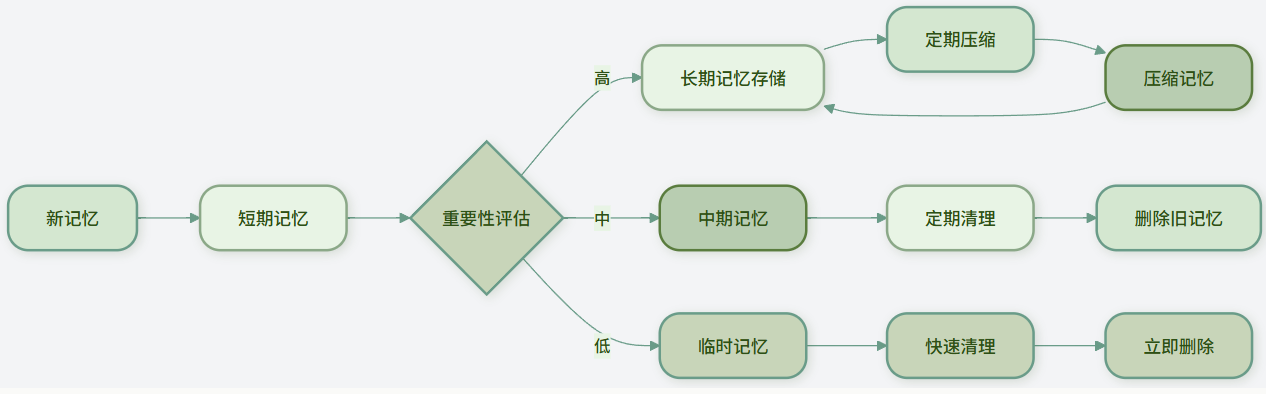
#> input picture Agent/Agent_files/image.png, 1266 x 394 px, given in place of image.jpg, which was not available
$ jupyter execute --allow-errors dip.ipynb   (older library calls are emulated)   (text cells are left out)
#> lines starting #> are read from the running program, lines starting #| are printed output that depends on the picture; pictures that were not available may be replaced by others from this repository, and a replacement may not be noted
[cell 1]
# 使用示例：
## 1. 计算水平和垂直梯度

import cv2
import numpy as np

# 读取图像并转为灰度图
image = cv2.imread("image.jpg", cv2.IMREAD_GRAYSCALE)
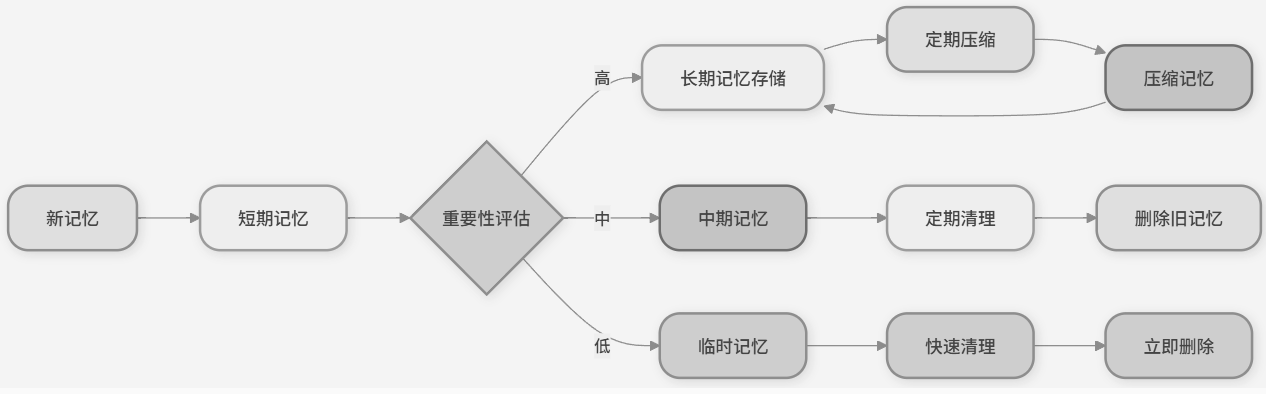
#> image: shape (394, 1266); min 68, max 250, mean 232.8

# 计算 x 和 y 方向的梯度
sobel_x = cv2.Sobel(image, cv2.CV_64F, 1, 0, ksize=3)
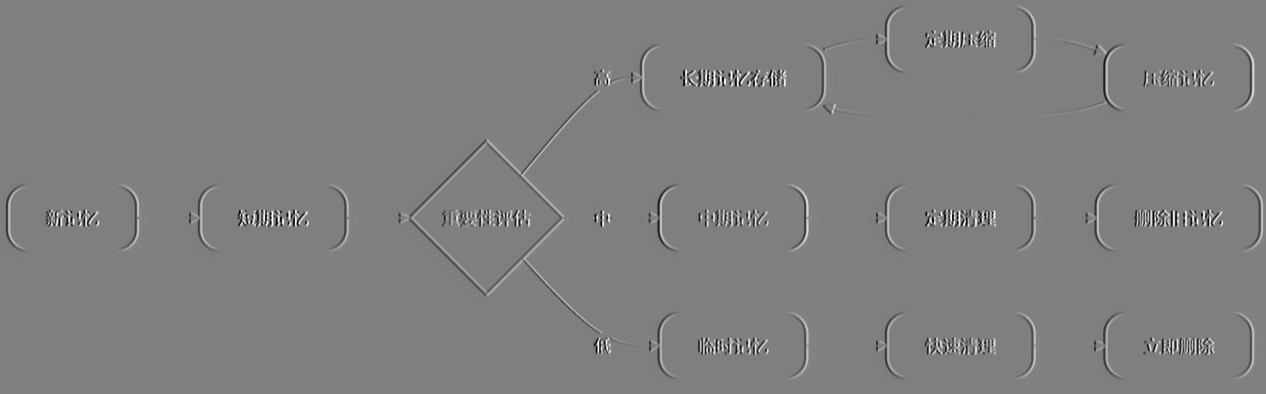
#> sobel_x: shape (394, 1266) float64; min -680, max 680, mean 0; drawn with min black and max white
sobel_y = cv2.Sobel(image, cv2.CV_64F, 0, 1, ksize=3)
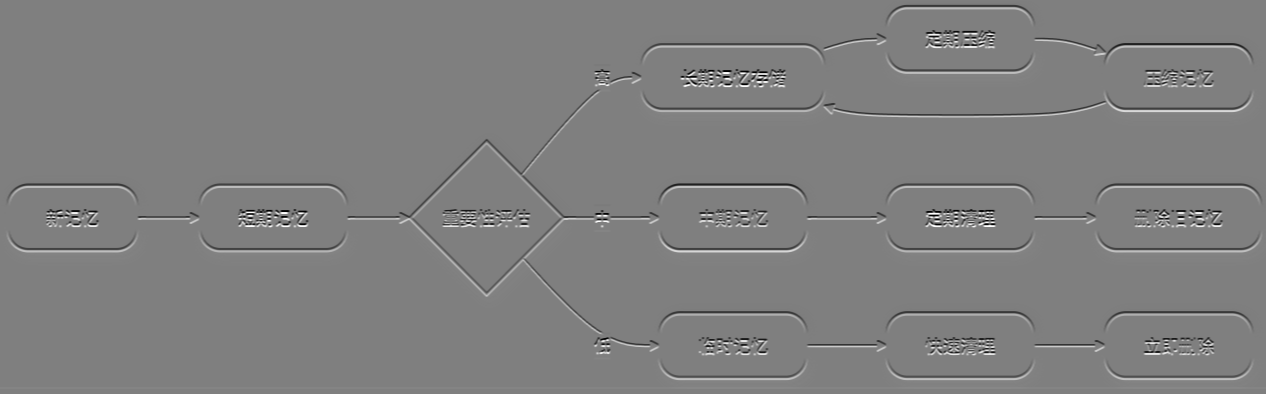
#> sobel_y: shape (394, 1266) float64; min -680, max 680, mean 0.1; drawn with min black and max white

# 转换为绝对值并映射到 8 位无符号
sobel_x_abs = cv2.convertScaleAbs(sobel_x)
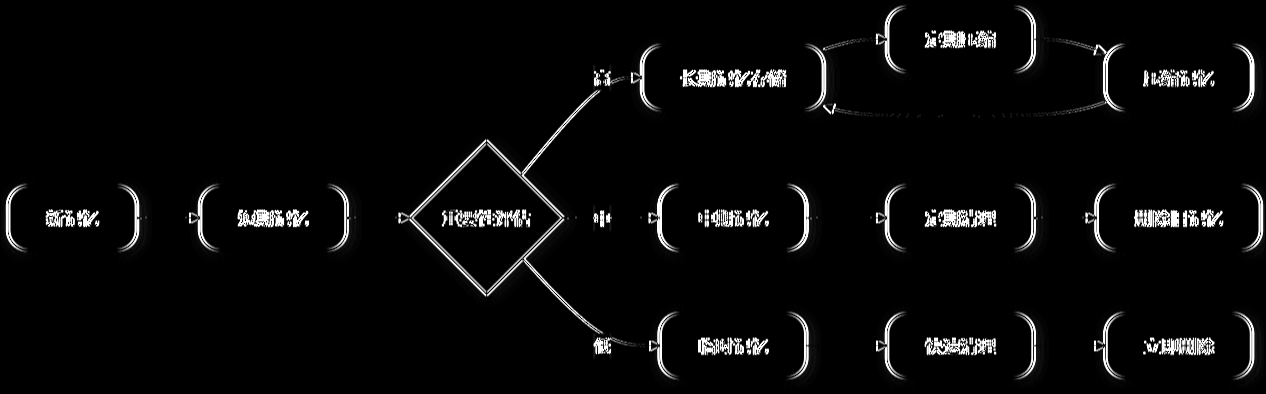
#> sobel_x_abs: shape (394, 1266); min 0, max 255, mean 9.7
sobel_y_abs = cv2.convertScaleAbs(sobel_y)
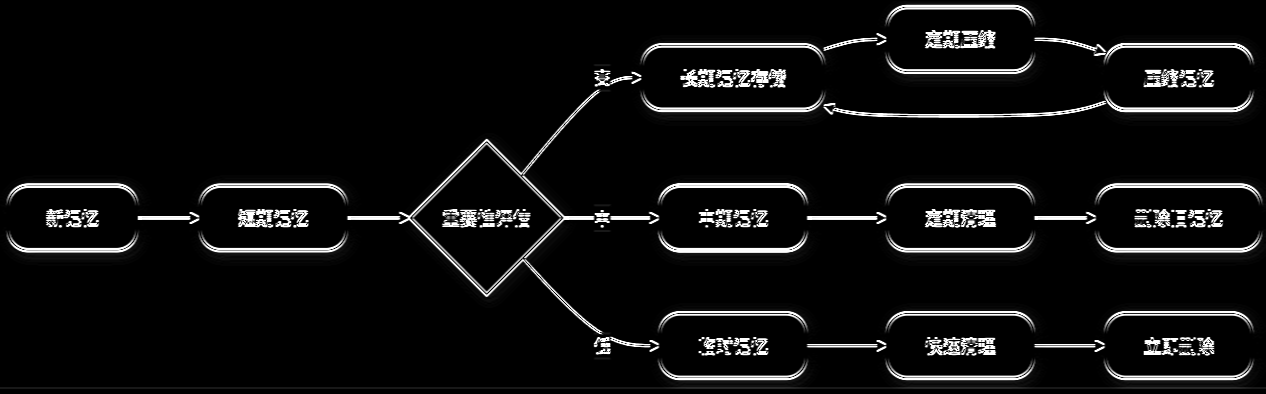
#> sobel_y_abs: shape (394, 1266); min 0, max 255, mean 15.6

# 合并梯度
sobel_combined = cv2.addWeighted(sobel_x_abs, 0.5, sobel_y_abs, 0.5, 0)
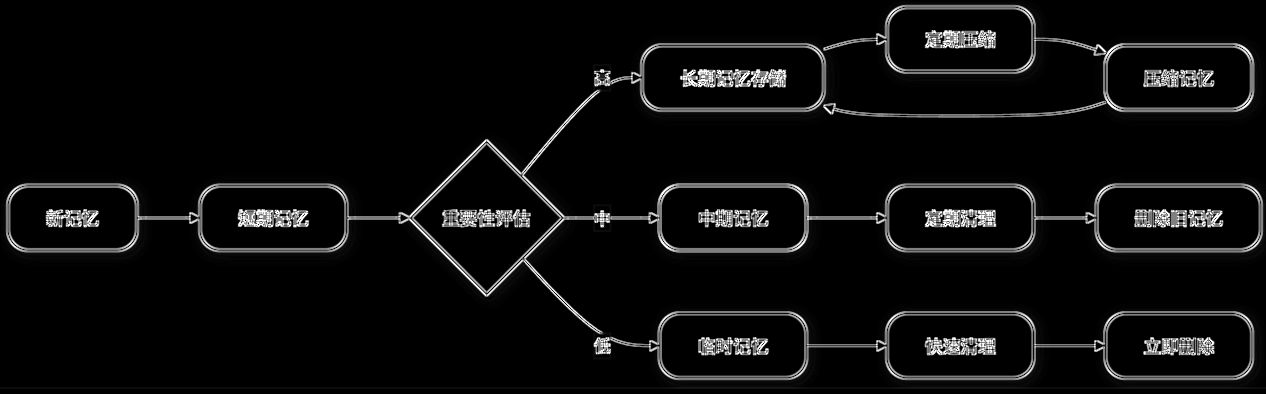
#> sobel_combined: shape (394, 1266); min 0, max 255, mean 12.7

# 显示结果
cv2.imshow("Original", image)
cv2.imshow("Sobel X", sobel_x_abs)
cv2.imshow("Sobel Y", sobel_y_abs)
cv2.imshow("Combined Sobel", sobel_combined)
cv2.waitKey(0)
cv2.destroyAllWindows()


## 2. 使用 Scharr 算子（更敏感的边缘检测）
scharr_x = cv2.Sobel(image, cv2.CV_64F, 1, 0, ksize=-1)
scharr_y = cv2.Sobel(image, cv2.CV_64F, 0, 1, ksize=-1)


### 关键注意事项：
# 1. **负梯度处理**：
#    - 使用 `cv2.CV_64F` 保留负梯度，再通过 `cv2.convertScaleAbs()` 转换为 8 位。
#    - 直接使用 `cv2.CV_8U` 会丢失负梯度信息（边缘方向可能不准确）。

# 2. **梯度方向**：
#    - `dx=1, dy=0`：检测垂直边缘（对水平变化敏感）。
#    - `dx=0, dy=1`：检测水平边缘（对垂直变化敏感）。

# 3. **噪声影响**：
#    - Sobel 对噪声敏感，通常先使用高斯模糊（`cv2.GaussianBlur()`）平滑图像。

$ run again, with image/AE1.png copied over Agent/Agent_files/image.png
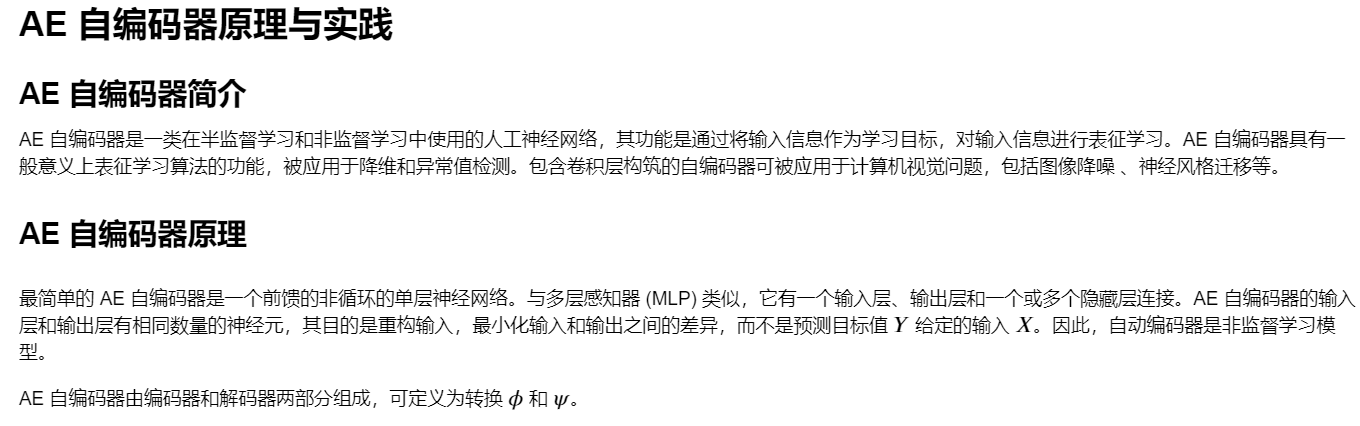
#> input picture image/AE1.png, 1360 x 426 px, given in place of image.jpg, which was not available
#> image is the input picture: shape (426, 1360); min 0, max 255, mean 238.5
#> `sobel_y = cv2.Sobel(image, cv2.CV_64F, 0, 1, ksize=3)`:
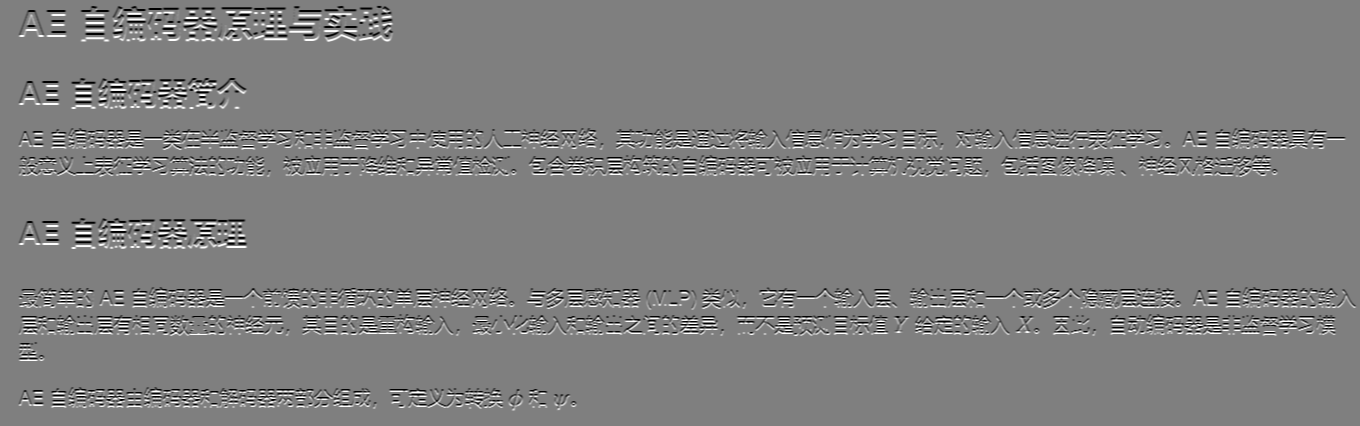
#> sobel_y: shape (426, 1360) float64; min -1020, max 1020, mean 0; drawn with min black and max white
#> `sobel_combined = cv2.addWeighted(sobel_x_abs, 0.5, sobel_y_abs, 0.5, 0)`:
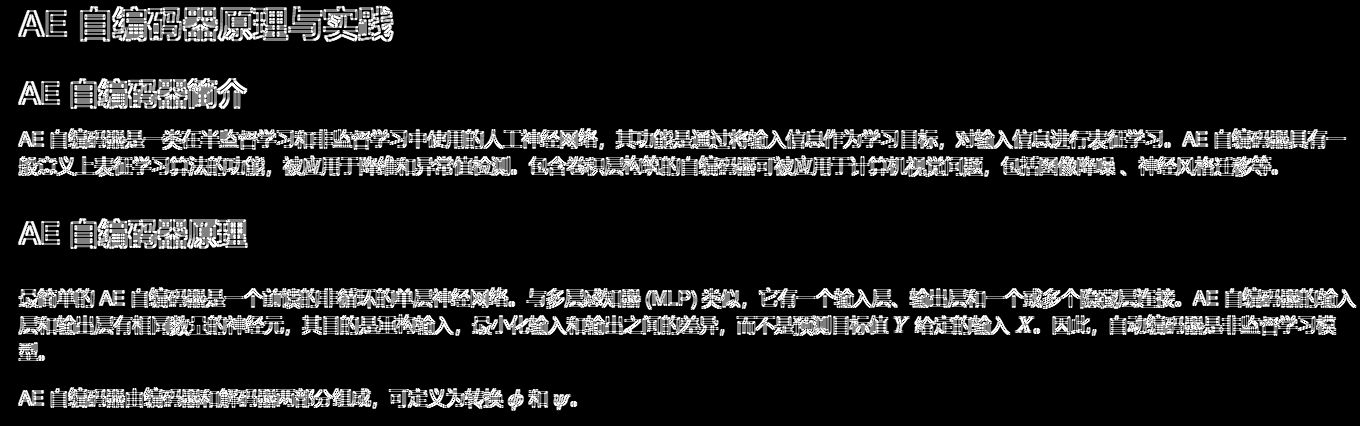
#> sobel_combined: shape (426, 1360); min 0, max 255, mean 28.8
